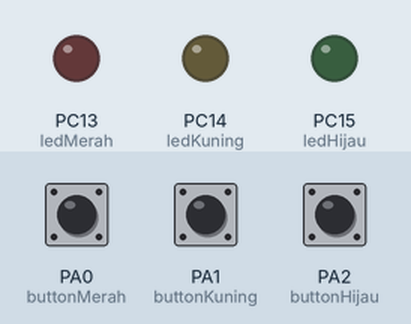
The sketch below on a simulated STM32 Blue Pill. On the bench: output pins drawn as LEDs (lit = HIGH). Inputs (shaded band) come from the test bench; at power-on: PA0 (buttonMerah) LOW, PA1 (buttonKuning) LOW, PA2 (buttonHijau) LOW. What the sketch prints to the serial monitor is not drawn.

Above: at 1.2 s.
1.3 s: PA0 (buttonMerah) pulled HIGH for 0.15 s
At 1.37 s:
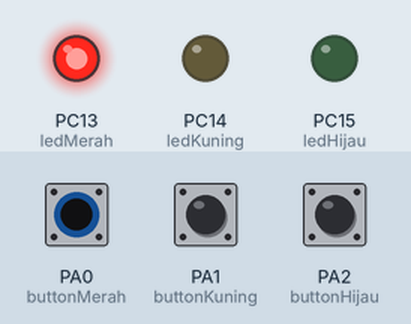
2.9 s: PA1 (buttonKuning) pulled HIGH for 0.15 s
At 2.97 s:
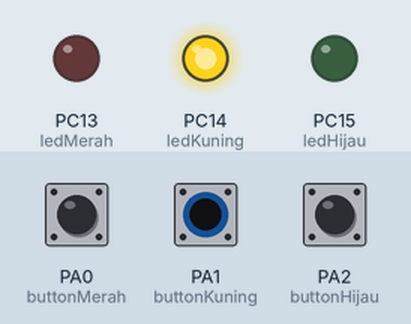
4.5 s: PA2 (buttonHijau) pulled HIGH for 0.15 s
At 4.57 s:
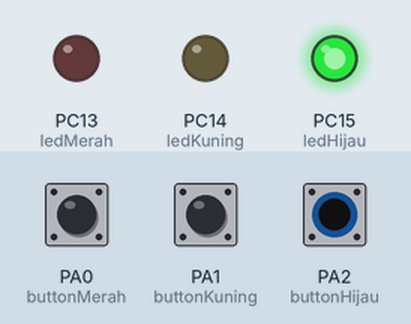
6.1 s: PA2 (buttonHijau) pulled HIGH for 3.2 s
At 10.5 s:
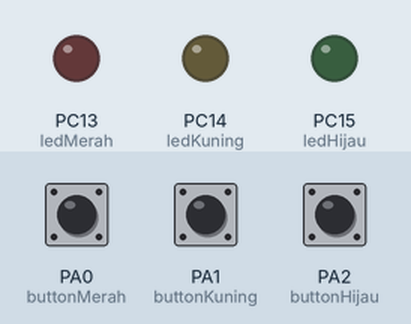
10.8 s: PA0 (buttonMerah) pulled HIGH for 3.2 s
At 11.6 s:
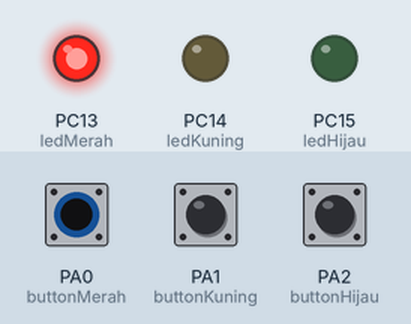
15.5 s: PA0 (buttonMerah) driven HIGH and PA1 (buttonKuning) driven HIGH
At 16.4 s:
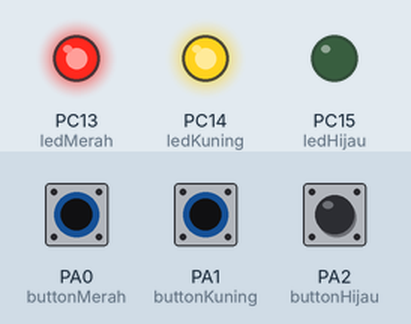
Timing chart, 0 to 18.0 s (numbered marks = the images above; inputs shaded):
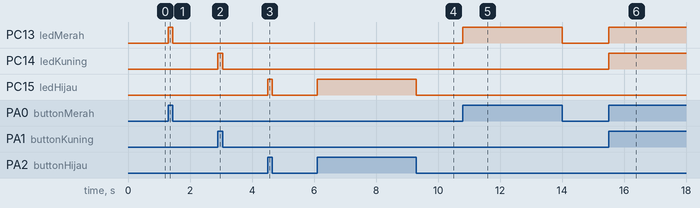

The sketch:

10-11-21_STM32_Challenge_Who_s_Fast.ino
```cpp
// Inisialisasi Variabel
int ledMerah= PC13, ledKuning = PC14, ledHijau = PC15;
int buttonMerah = PA0, buttonKuning = PA1, buttonHijau = PA2;

void setup() {
  // Deklarasi Pin Input/Output
  Serial.begin(9600);

  pinMode(buttonMerah, INPUT);
  pinMode(buttonKuning, INPUT);
  pinMode(buttonHijau, INPUT);

  pinMode(ledMerah, OUTPUT);
  pinMode(ledKuning, OUTPUT);
  pinMode(ledHijau, OUTPUT);
}

void loop() {
  // Pembacaan Button
  int buttonReadMerah = digitalRead(buttonMerah);
  int buttonReadKuning = digitalRead(buttonKuning);
  int buttonReadHijau = digitalRead(buttonHijau);

  // Menampilakan Text
  Serial.print("Button Merah :" + String(buttonReadMerah) + " ");
  Serial.print("Button Kuning :" + String(buttonReadKuning) + " ");
  Serial.println("Button Hijau :" + String(buttonReadHijau) + " ");

  // Logika
  if(buttonReadMerah == 1){
    digitalWrite(ledMerah, HIGH);
  }
  else{
    digitalWrite(ledMerah, LOW);
  }

  if(buttonReadKuning == 1){
    digitalWrite(ledKuning, HIGH);
  }
  else{
    digitalWrite(ledKuning, LOW);
  }

  if(buttonReadHijau == 1){
    digitalWrite(ledHijau, HIGH);
  }
  else{
    digitalWrite(ledHijau, LOW);
  }
}
```

Measured:
- after the input at 1.3 s, PC13 (ledMerah): LOW → HIGH at once, → LOW 0.15 s later
- after the input at 2.9 s, PC14 (ledKuning): LOW → HIGH at once, → LOW 0.15 s later
- after the input at 4.5 s, PC15 (ledHijau): LOW → HIGH at once, → LOW 0.15 s later
- after the input at 6.1 s, PC15 (ledHijau): LOW → HIGH at once, → LOW 3.2 s later
- after the input at 10.8 s, PC13 (ledMerah): LOW → HIGH at once, → LOW 3.2 s later
- after the input at 15.5 s, PC13 (ledMerah), PC14 (ledKuning): LOW → HIGH at once
